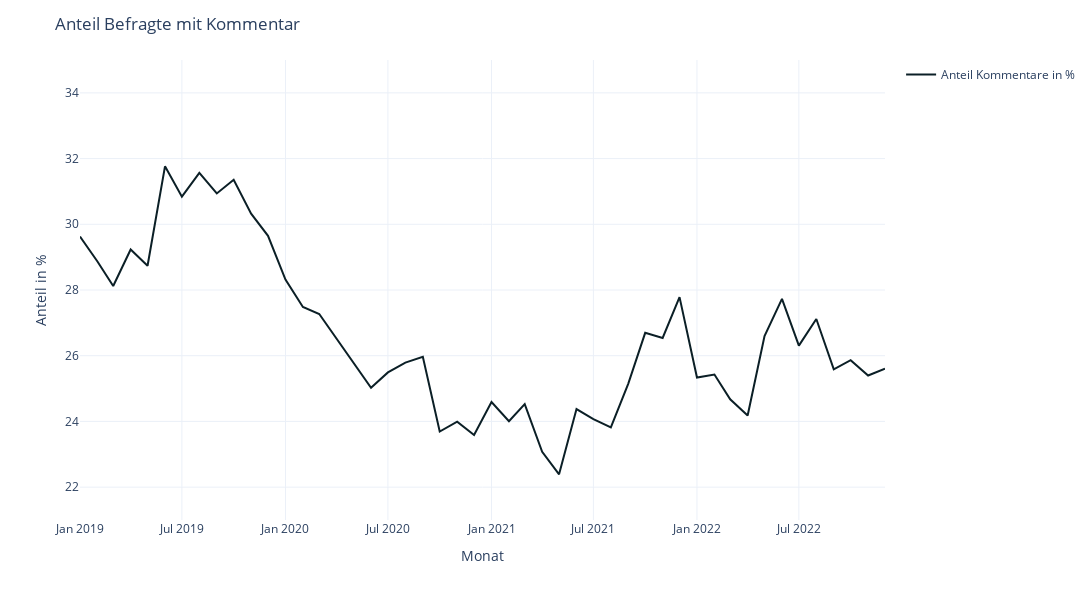

The notebook cell this image was saved under:
### Code cell
fig = px.line(df_counts_month,
              x="yearmonth",
              y='Kommentar Ratio in %',
              color_discrete_sequence=color_discrete_sequence,
              template=template)
fig.update_layout(
    title="Anteil Befragte mit Kommentar",
    yaxis_title='Anteil in %',
    xaxis_title='Monat',
    width=1200, 
    height=600,
    )
fig.update_traces(line_width=2)
#fig.update_yaxes(range=(0,40))


# show legend for singel line plots
fig['data'][0]['showlegend'] = True
fig['data'][0]['name'] = 'Anteil Kommentare in %'

fig.update_yaxes(range=(21,35))

fig.show()

pio.write_image(fig,"images/fig-anteil-befragte-mit-kommentar.svg") #save fig as svg

### Figure 1 — Plotly figure (JSON) as saved in the notebook; plotly's stock layout.template omitted (floating-point values rounded to 4 significant figures)
{"data": [{"hovertemplate": "yearmonth=%{x}<br>Kommentar Ratio in %=%{y}<extra></extra>", "legendgroup": "", "line": {"color": "#0B1F26", "dash": "solid", "width": 2}, "marker": {"symbol": "circle"}, "mode": "lines", "name": "Anteil Kommentare in %", "orientation": "v", "showlegend": true, "type": "scatter", "x": ["2019-01-01T00:00:00", "2019-02-01T00:00:00", "2019-03-01T00:00:00", "2019-04-01T00:00:00", "2019-05-01T00:00:00", "2019-06-01T00:00:00", "2019-07-01T00:00:00", "2019-08-01T00:00:00", "2019-09-01T00:00:00", "2019-10-01T00:00:00", "2019-11-01T00:00:00", "2019-12-01T00:00:00", "2020-01-01T00:00:00", "2020-02-01T00:00:00", "2020-03-01T00:00:00", "2020-06-01T00:00:00", "2020-07-01T00:00:00", "2020-08-01T00:00:00", "2020-09-01T00:00:00", "2020-10-01T00:00:00", "2020-11-01T00:00:00", "2020-12-01T00:00:00", "2021-01-01T00:00:00", "2021-02-01T00:00:00", "2021-03-01T00:00:00", "2021-04-01T00:00:00", "2021-05-01T00:00:00", "2021-06-01T00:00:00", "2021-07-01T00:00:00", "2021-08-01T00:00:00", "2021-09-01T00:00:00", "2021-10-01T00:00:00", "2021-11-01T00:00:00", "2021-12-01T00:00:00", "2022-01-01T00:00:00", "2022-02-01T00:00:00", "2022-03-01T00:00:00", "2022-04-01T00:00:00", "2022-05-01T00:00:00", "2022-06-01T00:00:00", "2022-07-01T00:00:00", "2022-08-01T00:00:00", "2022-09-01T00:00:00", "2022-10-01T00:00:00", "2022-11-01T00:00:00", "2022-12-01T00:00:00"], "xaxis": "x", "y": [29.62, 28.87, 28.12, 29.23, 28.74, 31.76, 30.84, 31.56, 30.94, 31.36, 30.32, 29.65, 28.32, 27.48, 27.27, 25.02, 25.49, 25.79, 25.97, 23.69, 23.99, 23.58, 24.59, 24.0, 24.53, 23.08, 22.39, 24.38, 24.07, 23.82, 25.15, 26.7, 26.54, 27.78, 25.34, 25.43, 24.67, 24.18, 26.6, 27.73, 26.31, 27.12, 25.58, 25.86, 25.4, 25.61], "yaxis": "y"}], "layout": {"height": 600, "legend": {"tracegroupgap": 0}, "margin": {"t": 60}, "title": {"text": "Anteil Befragte mit Kommentar"}, "width": 1200, "xaxis": {"anchor": "y", "domain": [0, 1], "title": {"text": "Monat"}}, "yaxis": {"anchor": "x", "domain": [0, 1], "range": [21, 35], "title": {"text": "Anteil in %"}}}}
